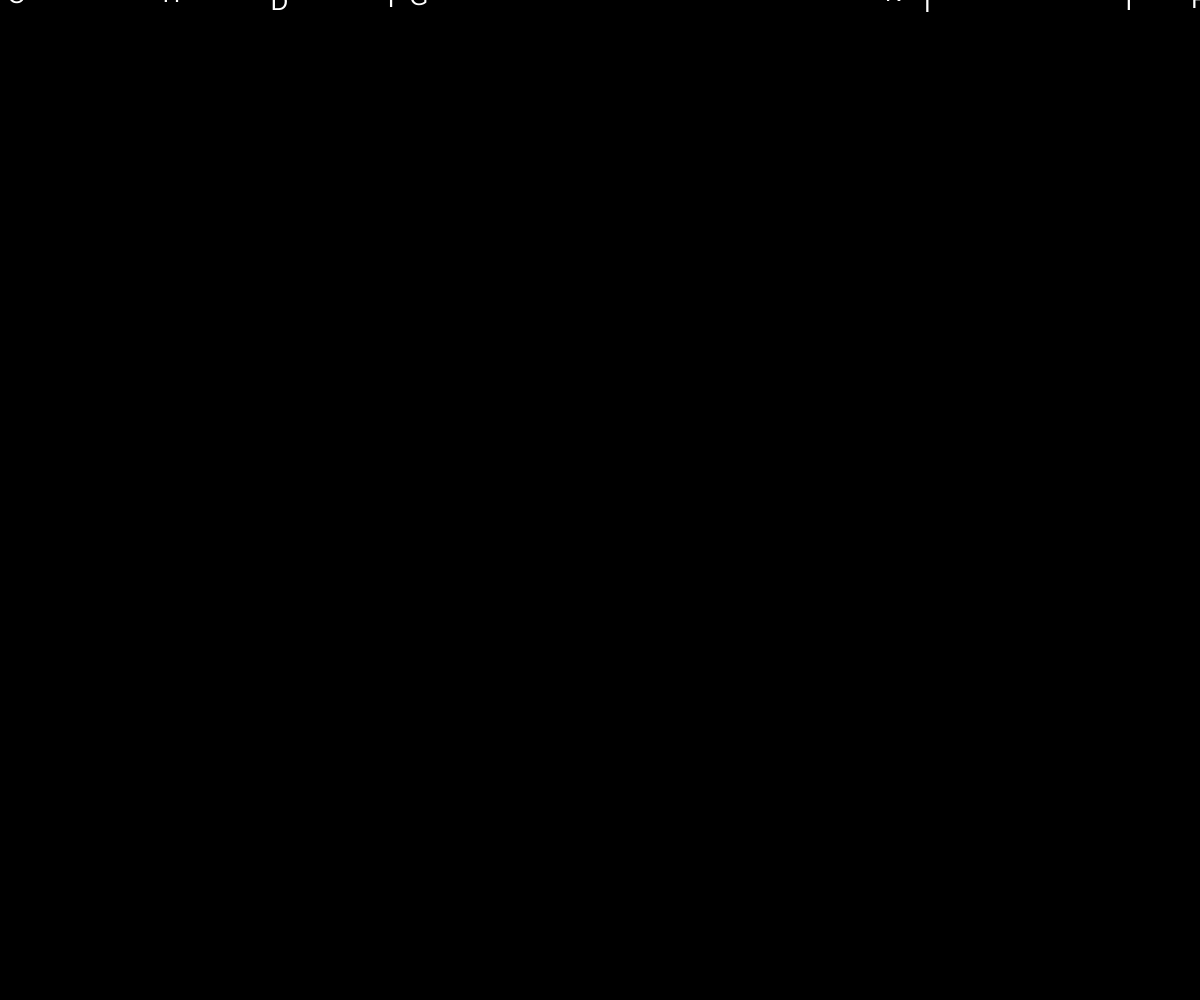
Frame 1 (no input)
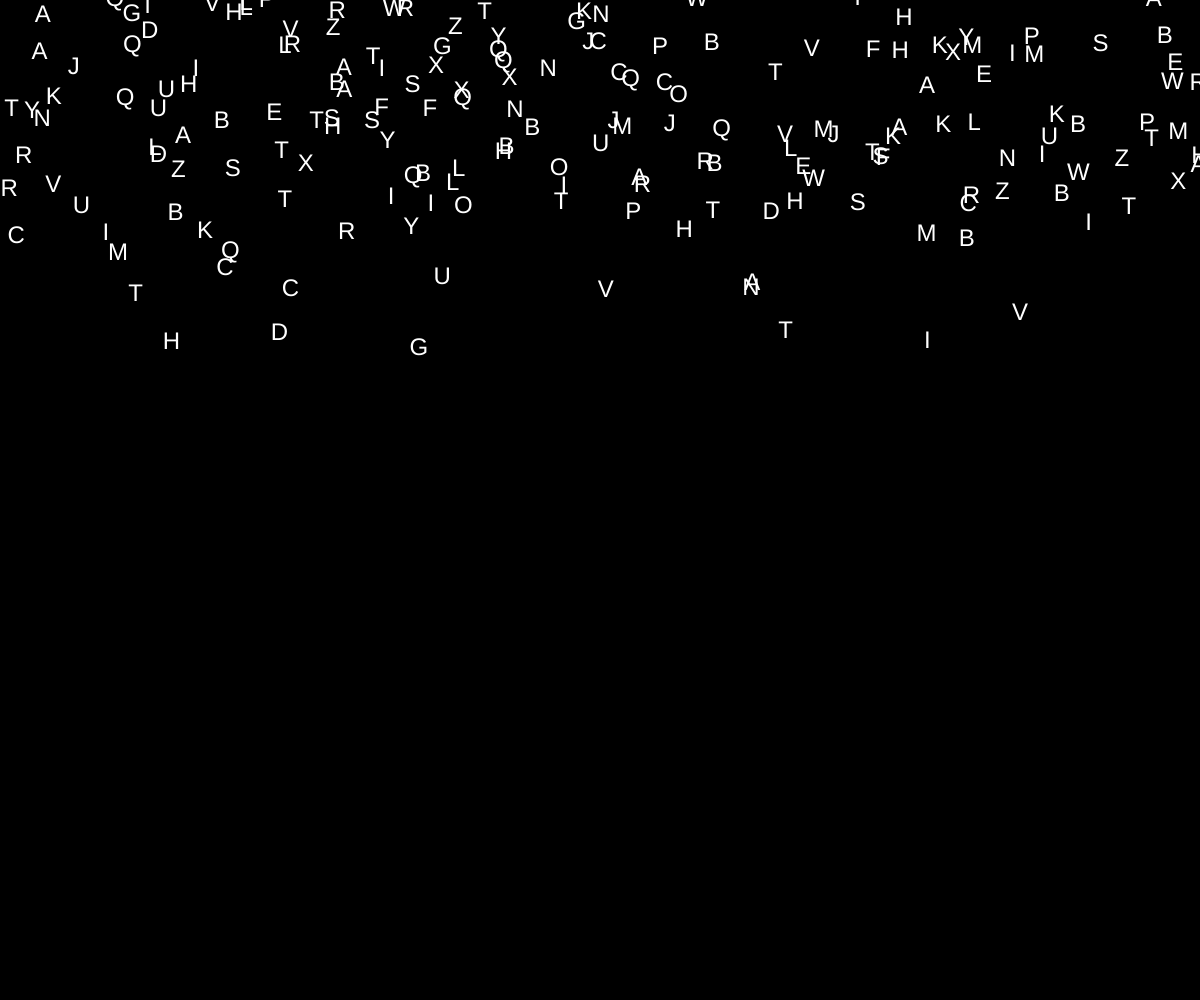
Frame 60 (no input)
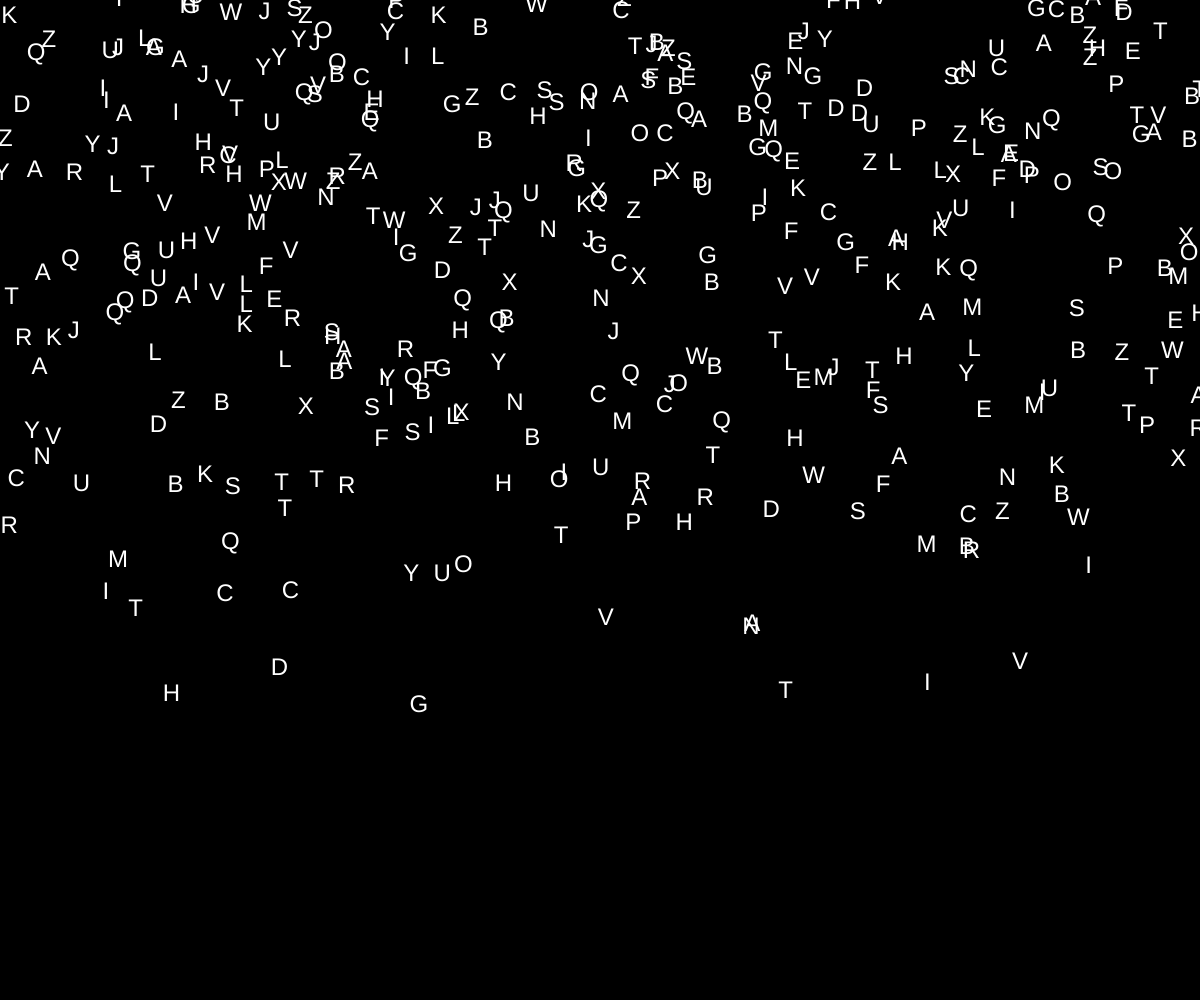
Frame 120 (the mouse pressed at the canvas centre since frame 60)

The p5.js sketch that drew these frames (run headless with seeded random() and noise() and a simulated clock; from frame 60 on, the mouse is pressed at the canvas centre):

// p5.js sketch
// ── sketch.js
let letters = [];
let fontSize = 24;
let formingCircle = false;
let circleCenterX, circleCenterY;
let circleRadius = 150; // radius of the final circle

function setup() {
  createCanvas(windowWidth, windowHeight);
  textSize(fontSize);
  textAlign(CENTER, CENTER);
  fill(255); // white letters
  
  // Generate lots of letters falling
  for (let i = 0; i < 800; i++) {
    letters.push({
      x: random(width),
      y: random(-height, 0),
      char: String.fromCharCode(65 + floor(random(26))),
      speed: random(2, 6),
      targetX: null,
      targetY: null
    });
  }

  circleCenterX = width / 2;
  circleCenterY = height / 2;
}

function draw() {
  background(0); // black background

  // After a while, start forming the circle
  if (frameCount > 600) { // ~10 seconds at 60fps
    formingCircle = true;
  }

  if (!formingCircle) {
    // Falling letters
    for (let l of letters) {
      l.y += l.speed;
      if (l.y > height - fontSize) l.y = height - fontSize; // pile up at bottom
      text(l.char, l.x, l.y);
    }
  } else {
    // Assign target positions in a circle if not already done
    for (let i = 0; i < letters.length; i++) {
      if (letters[i].targetX === null) {
        let angle = random(TWO_PI);
        let r = circleRadius * sqrt(random()); // uniform distribution in circle
        letters[i].targetX = circleCenterX + r * cos(angle);
        letters[i].targetY = circleCenterY + r * sin(angle);
      }
    }

    // Move letters toward their targets
    for (let l of letters) {
      l.x += (l.targetX - l.x) * 0.05;
      l.y += (l.targetY - l.y) * 0.05;
      text(l.char, l.x, l.y);
    }
  }
}
